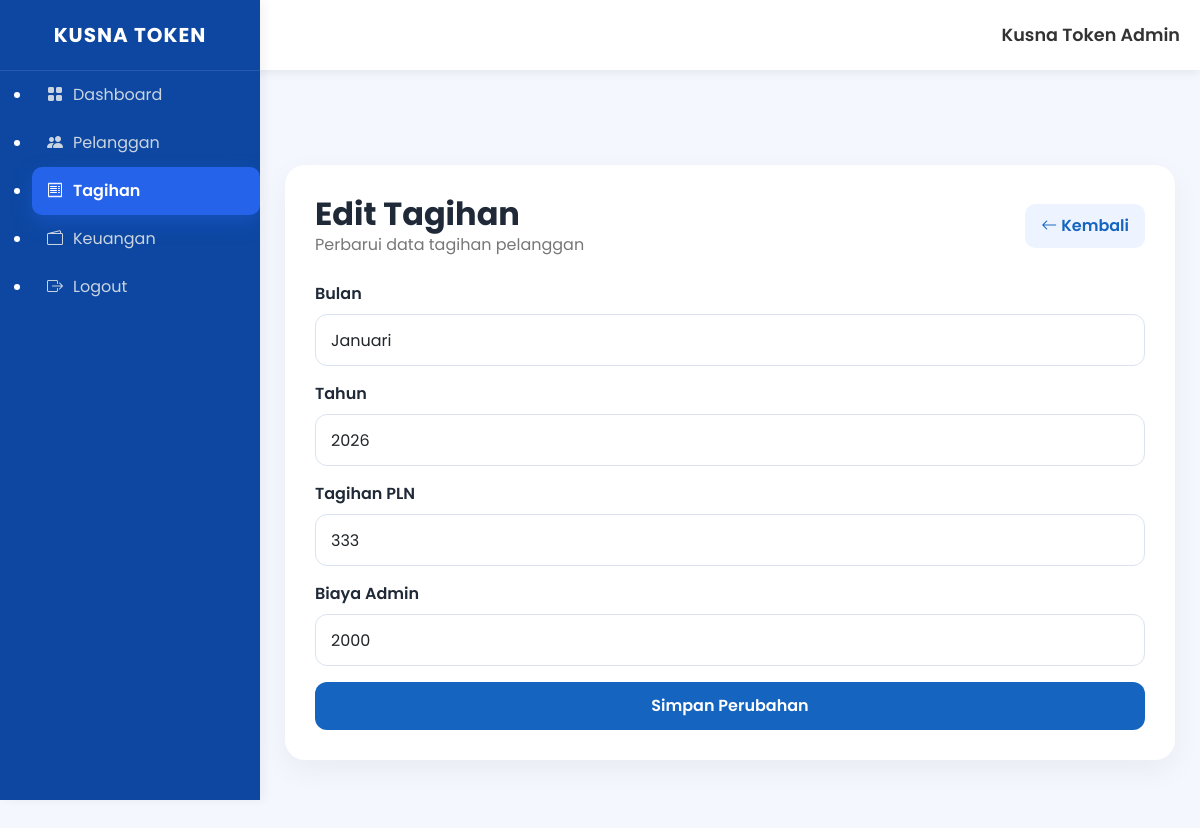
Page /admin/edit-tagihan/8 (signed in) on the committed database.
### models/tagihan.py (models this page shows)
class Tagihan(db.Model):
    id = db.Column(db.Integer, primary_key=True)
    pelanggan_id = db.Column(
        db.Integer,
        db.ForeignKey("pelanggan.id")
    )
    pelanggan = db.relationship(
        "Pelanggan",
        backref="tagihan"
    )
    bulan = db.Column(db.String(20))
    tahun = db.Column(db.String(10))
    tagihan_pln = db.Column(db.Integer)
    admin = db.Column(db.Integer)
    total = db.Column(db.Integer)
    status = db.Column(
        db.String(30),
        default="Belum Dibayar"
    )
    tanggal_bayar = db.Column(db.String(30))

### app.py (the view, shortened to what this page needs)
@app.route(
    "/admin/edit-tagihan/<int:id>",
    methods=["GET","POST"]
)
def edit_tagihan(id):
    if not session.get("admin"):
        return redirect("/login")
    tagihan = Tagihan.query.get_or_404(id)
    return render_template(
        "edit_tagihan.html",
        tagihan=tagihan,
        active_page="tagihan"
    )

### templates/edit_tagihan.html
{% extends "admin_layout.html" %} {% block content %}
<div class="form-card">
  <div class="page-header">
    <div>
      <h2>Edit Tagihan</h2>
      <p>Perbarui data tagihan pelanggan</p>
    </div>
    <a href="/admin/tagihan" class="btn-kembali">
      <i class="bi bi-arrow-left"></i>
      Kembali
    </a>
  </div>
  <form method="POST">
    <div class="mb-3">
      <label>Bulan</label>
      <input
        type="text"
        name="bulan"
        class="form-control"
        value="{{ tagihan.bulan }}"
        required
      />
    </div>
    <div class="mb-3">
      <label>Tahun</label>
      <input
        type="number"
        name="tahun"
        class="form-control"
        value="{{ tagihan.tahun }}"
        required
      />
    </div>
    <div class="mb-3">
      <label>Tagihan PLN</label>
      <input
        type="number"
        name="tagihan_pln"
        class="form-control"
        value="{{ tagihan.tagihan_pln }}"
        required
      />
    </div>
    <div class="mb-3">
      <label>Biaya Admin</label>
      <input
        type="number"
        name="admin"
        class="form-control"
        value="{{ tagihan.admin }}"
        required
      />
    </div>
    <button type="submit" class="btn-simpan">Simpan Perubahan</button>
  </form>
</div>
{% endblock %}

### static/css/admin.css (style rules this page uses)
* { font-family: "Poppins", sans-serif; }
body { background: #f4f7fc; }
.page-header { display: flex; justify-content: space-between; align-items: center; margin-bottom: 20px; }
.btn-kembali { background: white; border: 1px solid #dbe3f0; padding: 10px 16px; border-radius: 10px; text-decoration: none; color: #374151; font-weight: 600; }
.form-card { background: white; padding: 30px; border-radius: 18px; box-shadow: 0 4px 20px rgba(0, 0, 0, 0.05); }
.form-card label { font-weight: 600; margin-bottom: 8px; display: block; color: #1f2937; }
.form-control { border-radius: 12px; border: 1px solid #dbe3f0; padding: 12px 15px; }
.btn-simpan { width: 100%; border: none; background: #2563eb; color: white; padding: 14px; border-radius: 12px; font-weight: 600; transition: 0.3s; }
.page-header { display: flex; justify-content: space-between; align-items: center; margin-bottom: 25px; }
.page-header h2 { font-weight: 700; color: #0f172a; margin-bottom: 5px; }
.page-header p { color: #64748b; margin: 0; }
.btn-kembali { background: #fff; border: 1px solid #dbeafe; padding: 10px 18px; border-radius: 10px; text-decoration: none; color: #2563eb; font-weight: 600; }
.form-card { background: white; padding: 30px; border-radius: 18px; box-shadow: 0 10px 25px rgba(0, 0, 0, 0.05); }
.form-card label { font-weight: 600; margin-bottom: 8px; display: block; }
.form-control { height: 52px; border-radius: 12px; }
.btn-simpan { background: #2563eb; color: white; border: none; padding: 12px 24px; border-radius: 12px; font-weight: 600; }
.page-header h2 { font-weight: 700; color: #1f2937; }
.form-card { background: white; padding: 30px; border-radius: 20px; box-shadow: 0 4px 15px rgba(0, 0, 0, 0.05); }
.btn-simpan { background: #2563eb; color: white; border: none; padding: 12px 24px; border-radius: 10px; font-weight: 600; }
.btn-kembali { text-decoration: none; background: #f3f4f6; color: #374151; padding: 10px 18px; border-radius: 10px; }
.btn-kembali { background: #64748b; color: white; border: none; padding: 10px 18px; border-radius: 10px; }
.form-card { background: #fff; padding: 30px; border-radius: 20px; box-shadow: 0 10px 30px rgba(0, 0, 0, 0.05); }
.page-header h2 { font-weight: 700; margin: 0; }
.page-header p { color: #777; margin: 0; }
.btn-kembali { text-decoration: none; background: #eef4ff; color: #1565c0; padding: 10px 16px; border-radius: 10px; }
.btn-simpan { background: #1565c0; color: white; border: none; padding: 12px 20px; border-radius: 12px; font-weight: 600; }
body { background: #f4f7fe; margin: 0; font-family: "Segoe UI", Roboto, Helvetica, Arial, sans-serif; }
html, body { overflow-x: hidden; overflow-y: auto !important; height: auto !important; }

### rows in the picture
Tagihan: bulan "Januari", tahun "2026", tagihan_pln "333", admin "2000"
